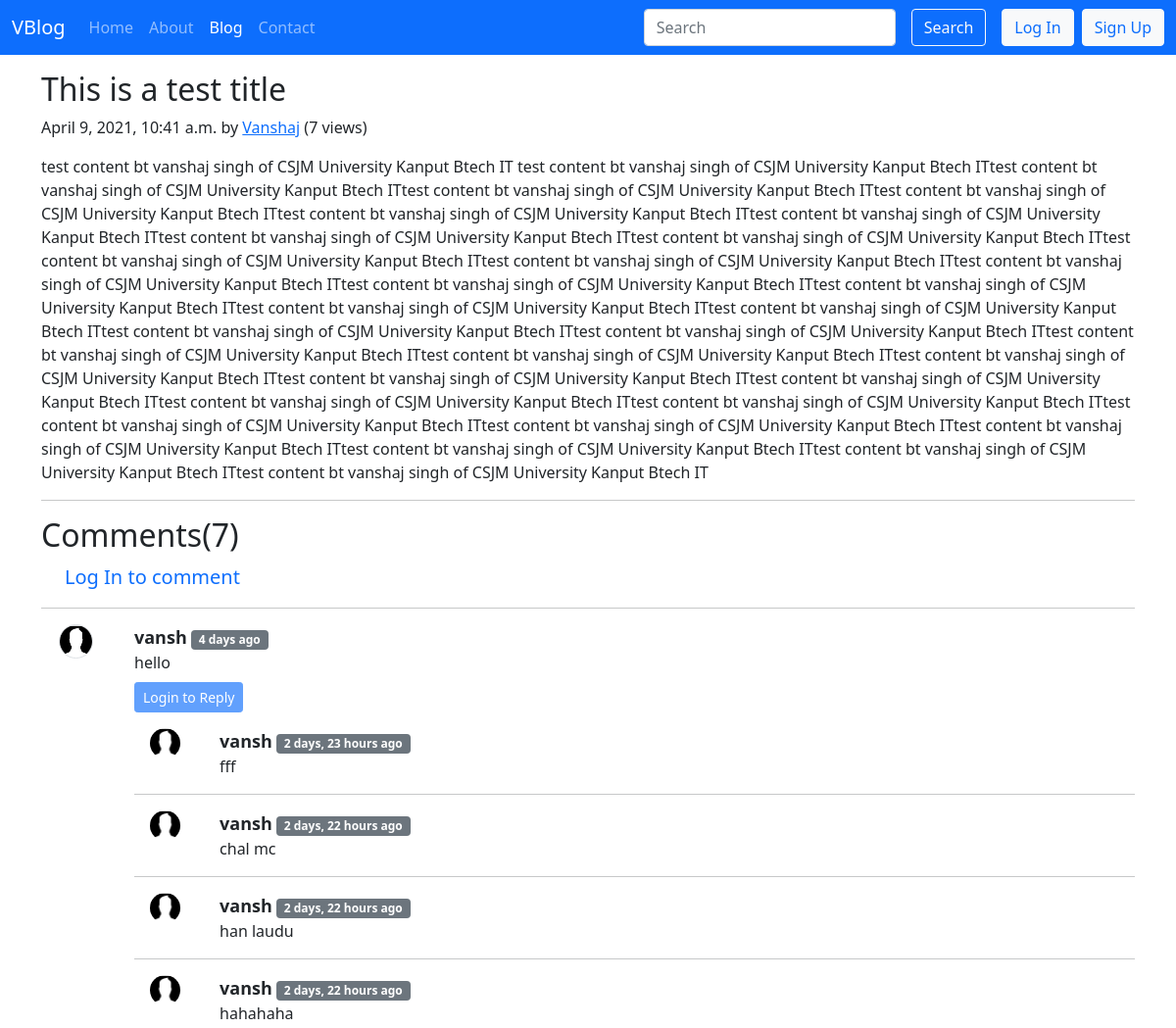
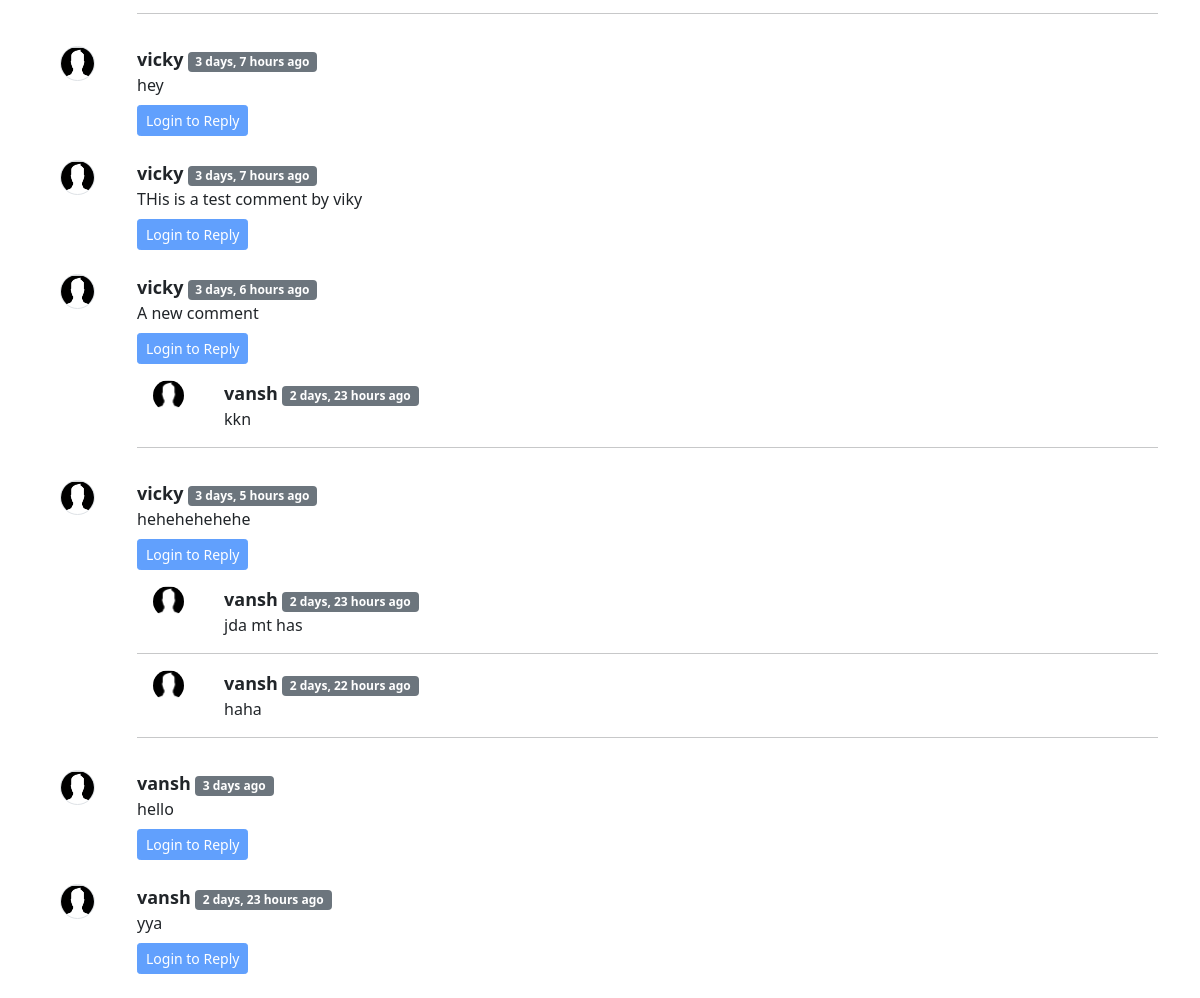
/blog/first-post, run on the app's committed database (2 pictures, top to bottom).
### blog/models.py (models this page shows, shortened)
class Post(models.Model):
    title=models.CharField(max_length=300)
    content=models.TextField(blank=True)
    author=models.CharField(max_length=100)
    timeStamp=models.DateTimeField(blank=True)
    slug=models.CharField(max_length=200)
    views=models.IntegerField(default=0)

class BlogComment(models.Model):
    comment=models.TextField()
    user=models.ForeignKey(User,on_delete=models.CASCADE,null=True)
    post=models.ForeignKey(Post,on_delete=models.CASCADE)
    parent=models.ForeignKey('self',on_delete=models.CASCADE,null=True)
    timestamp=models.DateTimeField(default=now)
    def __str__(self):
        return self.comment[0:13]+"..."+" by "+self.user.username

### blog/views.py (the view)
# urls.py: path('<str:slug>',views.blogPost,name='blogPost'),
def blogPost(request,slug):
    post=Post.objects.filter(slug=slug).first()
    post.views=post.views+1
    post.save()
    comments=BlogComment.objects.filter(post=post,parent=None)
    replies=BlogComment.objects.filter(post=post).exclude(parent=None)
    replDict={}
    for reply in replies:
        if reply.parent.id not in replDict.keys():
            replDict[reply.parent.id]=[reply]
        else:
            replDict[reply.parent.id].append(reply)
    print(replDict)
    context={'post':post,'comments':comments,'user':request.user,'count':len(comments),'replyDict':replDict}
    return render(request,'blog/blogPost.html',context)

### blog/templatetags/extras.py (called while the page is built)
@register.filter(name='get_val')
def get_val(dict,key):
    return dict.get(key)

### templates/blog/blogPost.html (shortened to what this page needs)
{% extends 'base.html' %}
{%load humanize%}
{% block blogactive %}
active
{% endblock blogactive %}
{% load extras %}
{% block body %}
<div class="container my-3">
    <div class="blog-post">
        <h2 class="blog-post-title">{{post.title}}</h2>
        <p class="blog-post-meta">{{post.timeStamp}} by <a href="/about">{{post.author}}</a> (<span>{{post.views}} views</span>)</p>
        <p>{{post.content|safe}}</p>
        <hr>
    </div>
</div>
<div class="container">
    <h2>Comments({{count}})</h2>
    <div class="my-2">
        {% if user.is_anonymous %}
        <p class="text-primary mx-4 lead">Log In to comment</p>
        <hr>
        {% endif %}
    </div>
    {% for comment in comments %}
    <div class="row my-3">
        <div class="col-md-1">
            <img class="rounded-circle mx-auto d-block w-50 border img-fluid " src="/static/images/user.png" alt="" srcset="">
        </div>
        <div class="col-md-11"><b style="font-size: 18px;">{{comment.user.username}}</b> <span
                class='badge bg-secondary'>
                {{comment.timestamp|naturaltime}}</span>
            <div>{{comment.comment}}</div>
            <div class="reply">
                {% if user.is_authenticated %}
                <button class="btn btn-primary my-2 btn-sm" type="button" data-bs-toggle="collapse"
                    data-bs-target="#replyBox{{comment.id}}" aria-expanded="false" aria-controls="replyBox">
                    Reply
                </button>
                <div class="collapse" id="replyBox{{comment.id}}">
                    <div class="card card-body ">
                        <form action="/blog/postComment" method="POST">
                            {% csrf_token %}
                            <div class="mb-3 my-2">
                                <input type="text" class="form-control" id="comment" name='comment'
                                    aria-describedby="comment" placeholder="Write your reply...">
                                <input type="hidden" name="parentId" value={{comment.id}}>
                            </div>
                            <input type="hidden" name="postId" value="{{post.id}}">
                            <button class="btn btn-success my-2 btn-sm" type="submit">Post</button>
                        </form>
                    </div>
                </div>
                {%else%}
                <button class="btn btn-primary my-2 btn-sm" type="button" data-bs-toggle="collapse"
                    data-bs-target="#replyBox{{comment.id}}" aria-expanded="false" aria-controls="replyBox" disabled>
                    Login to Reply
                </button>
                {%endif%}
                <div class="replies">
                    {% for reply in replyDict|get_val:comment.id %}
                    <div class="row my-2">
                        <div class="col-md-1">
                            <img class="rounded-circle mx-auto d-block w-50 " src="/static/images/user.png"
                                alt="" srcset="">
                        </div>
                        <div class="col-md-11">
                            <b style="font-size: 18px;">{{reply.user.username}}</b> <span class='badge bg-secondary'>
                                {{reply.timestamp|naturaltime}}</span>
                            <div>{{reply.comment}}</div>
                        </div>
                    </div>
                    <hr>
                    {% endfor %}
                </div>
            </div>
        </div>
    </div>
    {% endfor %}
</div>
{% endblock body %}

### data on the page
Post: title "This is a test title", timeStamp "April 9, 2021, 10:41 a.m.", author "Vanshaj", views "7", content "test content bt vanshaj singh of CSJM University Kanput Btech IT test content bt vanshaj singh of CSJM University Kanput Btech ITtest content bt vanshaj singh of CSJM University Kanput Btech ITtest content bt vanshaj singh of CSJM University Kanput Btech ITtest content bt vanshaj singh of CSJM University Kanput Btech ITtest content bt vanshaj singh of CSJM University Kanput Btech ITtest content bt vanshaj singh of CSJM University Kanput Btech ITtest content bt vanshaj singh of CSJM University Kanput Btech ITtest content bt vanshaj singh of CSJM University Kanput Btech ITtest content bt vanshaj singh of CSJM University Kanput Btech ITtest content bt vanshaj singh of CSJM University Kanput…"
BlogComment: user.username "vansh", timestamp "4 days ago", comment "hello"
BlogComment: user.username "vansh", timestamp "2 days, 23 hours ago", comment "fff"
BlogComment: user.username "vansh", timestamp "2 days, 22 hours ago", comment "chal mc"
BlogComment: user.username "vansh", timestamp "2 days, 22 hours ago", comment "han laudu"
BlogComment: user.username "vansh", timestamp "2 days, 22 hours ago", comment "hahahaha"
BlogComment: user.username "vicky", timestamp "3 days, 7 hours ago", comment "hey"
BlogComment: user.username "vicky", timestamp "3 days, 7 hours ago", comment "THis is a test comment by viky"
BlogComment: user.username "vicky", timestamp "3 days, 6 hours ago", comment "A new comment"
BlogComment: user.username "vansh", timestamp "2 days, 23 hours ago", comment "kkn"
BlogComment: user.username "vicky", timestamp "3 days, 5 hours ago", comment "hehehehehehe"
BlogComment: user.username "vansh", timestamp "2 days, 23 hours ago", comment "jda mt has"
BlogComment: user.username "vansh", timestamp "2 days, 22 hours ago", comment "haha"
BlogComment: user.username "vansh", timestamp "3 days ago", comment "hello"
BlogComment: user.username "vansh", timestamp "2 days, 23 hours ago", comment "yya"

### other printed values
{{ count }} "7"
